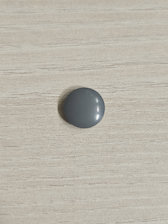
#> input picture Legosteine_comp/2654/20261013_122659_comp.jpg, 168 x 224 px; its folder holds only this picture in this run
$ python visulize_labels.py
#> lines starting #> are read from the running program, lines starting #| are printed output that depends on the picture
import cv2
from pathlib import Path
import os

os.environ["TORCH_COMPILE_DISABLE"] = "1"

def visualize_labels(base_folder='Legosteine_comp'):
    """
    Zeigt alle Bilder mit ihren YOLO-Labels und Bounding Boxes an.
    """
#> called with base_folder = 'Legosteine_comp'
    base_path = Path(base_folder)

    if not base_path.exists():
        print(f"❌ Ordner nicht gefunden: {base_folder}")
        return

    # classes.txt laden (für die Anzeige der Teilenummern)
    classes_file = Path('classes.txt')
    class_names = []
    if classes_file.exists():
        with open(classes_file, 'r') as f:
#> (reads helper/classes.txt from the repository)
            class_names = [line.strip() for line in f.readlines()]
        print(f"✓ {len(class_names)} Klassen geladen aus classes.txt")
    else:
        print("⚠ classes.txt nicht gefunden, zeige nur Class-IDs")

    # Alle Bilder finden
    image_extensions = ['.jpg', '.jpeg', '.png', '.bmp', '.webp']
    all_images = []

    for folder in sorted(base_path.iterdir()):
        if folder.is_dir():
            for ext in image_extensions:
                all_images.extend(sorted(folder.glob(f'*{ext}')))

    print(f"\n📊 {len(all_images)} Bilder gefunden")
    print("=" * 50)
    print("Steuerung:")
    print("  [n] oder [Leertaste] → Nächstes Bild")
    print("  [p] → Vorheriges Bild")
    print("  [d] → Label-Datei löschen (falsche Detection)")
    print("  [q] → Beenden")
    print("=" * 50)

    current_idx = 0

    while current_idx < len(all_images):
        img_path = all_images[current_idx]
        label_path = img_path.with_suffix('.txt')

        # Bild laden
        img = cv2.imread(str(img_path))
#> img is the input picture: shape (224, 168, 3); mean B, G, R 171.7, 182.7, 187.4
        if img is None:
            print(f"⚠ Konnte nicht laden: {img_path}")
            current_idx += 1
            continue

        h, w = img.shape[:2]
#> h = 224; w = 168
        num_boxes = 0

        # Labels laden und Boxen zeichnen
        if label_path.exists():
            with open(label_path, 'r') as f:
                lines = f.readlines()

            for i, line in enumerate(lines):
                parts = line.strip().split()
                if len(parts) != 5:
                    continue

                class_id = int(parts[0])
                x_center = float(parts[1])
                y_center = float(parts[2])
                width = float(parts[3])
                height = float(parts[4])

                # Zurück zu Pixel-Koordinaten
                x1 = int((x_center - width/2) * w)
                y1 = int((y_center - height/2) * h)
                x2 = int((x_center + width/2) * w)
                y2 = int((y_center + height/2) * h)

                # Farbe basierend auf Class-ID (unterschiedliche Farben)
                colors = [
                    (0, 255, 0),    # Grün
                    (255, 0, 0),    # Blau
                    (0, 0, 255),    # Rot
                    (255, 255, 0),  # Cyan
                    (255, 0, 255),  # Magenta
                    (0, 255, 255),  # Gelb
                    (128, 0, 255),  # Orange
                    (255, 128, 0),  # Pink
                ]
                color = colors[class_id % len(colors)]

                # Box zeichnen (dicker für bessere Sichtbarkeit)
                cv2.rectangle(img, (x1, y1), (x2, y2), color, 3)

                # Label-Text
                if class_id < len(class_names):
                    label_text = f"{class_id}: {class_names[class_id]}"
                else:
                    label_text = f"{class_id}"

                # Text-Hintergrund
                (text_w, text_h), baseline = cv2.getTextSize(
                    label_text, cv2.FONT_HERSHEY_SIMPLEX, 0.6, 2
                )
                cv2.rectangle(
                    img,
                    (x1, y1 - text_h - 10),
                    (x1 + text_w + 5, y1),
                    color,
                    -1
                )

                # Text (schwarz auf farbigem Hintergrund)
                cv2.putText(
                    img, label_text,
                    (x1 + 2, y1 - 5),
                    cv2.FONT_HERSHEY_SIMPLEX, 0.6, (0, 0, 0), 2
                )

                num_boxes += 1

        # Info-Text oben im Bild
        info_text = f"{current_idx + 1}/{len(all_images)} | {img_path.parent.name} | {num_boxes} Boxen"
        cv2.putText(
            img, info_text,
            (10, 30),
            cv2.FONT_HERSHEY_SIMPLEX, 0.7, (0, 0, 0), 2
        )
        cv2.putText(
            img, info_text,
            (10, 30),
            cv2.FONT_HERSHEY_SIMPLEX, 0.7, (255, 255, 255), 1
        )
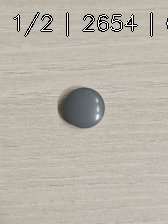
#> img: shape (224, 168, 3); mean B, G, R 169.5, 180.3, 184.8

        # Bild anzeigen
        window_name = f"LEGO Labels - {img_path.name}"
        cv2.imshow(window_name, img)

        # Auf Tastendruck warten
        key = cv2.waitKey(0) & 0xFF
#> (key q is pressed here)

        if key == ord('q') or key == 27:  # 'q' oder ESC
            print("\n👋 Beendet")
            break
        elif key == ord('n') or key == ord(' '):  # 'n' oder Leertaste
            current_idx += 1
        elif key == ord('p'):  # 'p' für zurück
            current_idx = max(0, current_idx - 1)
        elif key == ord('d'):  # 'd' zum Löschen der Label-Datei
            if label_path.exists():
                label_path.unlink()
                print(f"  🗑 Gelöscht: {label_path.name}")
            current_idx += 1
        else:
            current_idx += 1

    cv2.destroyAllWindows()
    print("\n✅ Visualisierung beendet")

if __name__ == '__main__':
    visualize_labels('Legosteine_comp')
